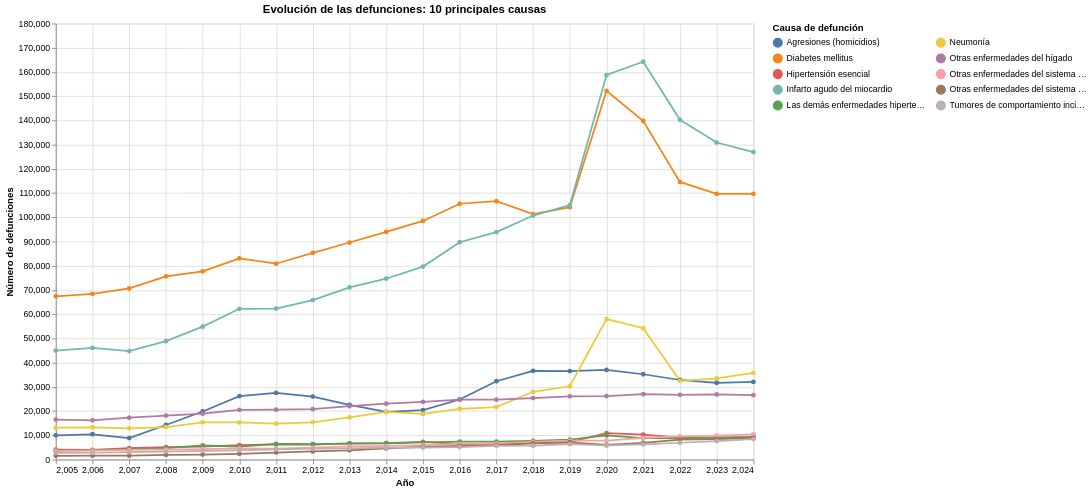

Notebook code cell kept with this figure:
### Code cell
alt.Chart(series_top_10).mark_line(point=True).encode(
    x=alt.X(
        "anio_ocur:Q",
        title="Año",
        scale=alt.Scale(domain=[2005, 2024])
    ),
    y=alt.Y(
        "defunciones:Q",
        title="Número de defunciones"
    ),
    color=alt.Color(
        "lista_mex_desc:N",
        title="Causa de defunción",
        legend=alt.Legend(columns=2)
    ),
    tooltip=[
        alt.Tooltip("anio_ocur:Q", title="Año"),
        alt.Tooltip("lista_mex_desc:N", title="Causa"),
        alt.Tooltip("defunciones:Q", title="Defunciones", format=".0f")
    ]
).properties(
    width=800,
    height=500,
    title="Evolución de las defunciones: 10 principales causas"
)

### Figure 1 — Vega-Lite specification as saved in the notebook (floating-point values rounded to 4 significant figures; data arrays with more than 128 entries replaced by an {"elided": "..."} marker saying what was removed)
{"config": {"view": {"continuousWidth": 300, "continuousHeight": 300}}, "data": {"name": "data-6e65bdafe2ed0ad3e68657a1680bd9cf"}, "mark": {"type": "line", "point": true}, "encoding": {"color": {"field": "lista_mex_desc", "legend": {"columns": 2}, "title": "Causa de defunción", "type": "nominal"}, "tooltip": [{"field": "anio_ocur", "title": "Año", "type": "quantitative"}, {"field": "lista_mex_desc", "title": "Causa", "type": "nominal"}, {"field": "defunciones", "format": ".0f", "title": "Defunciones", "type": "quantitative"}], "x": {"field": "anio_ocur", "scale": {"domain": [2005, 2024]}, "title": "Año", "type": "quantitative"}, "y": {"field": "defunciones", "title": "Número de defunciones", "type": "quantitative"}}, "height": 500, "title": "Evolución de las defunciones: 10 principales causas", "width": 800, "$schema": "https://vega.github.io/schema/vega-lite/v5.20.1.json", "datasets": {"data-6e65bdafe2ed0ad3e68657a1680bd9cf": {"elided": "200 records"}}}
